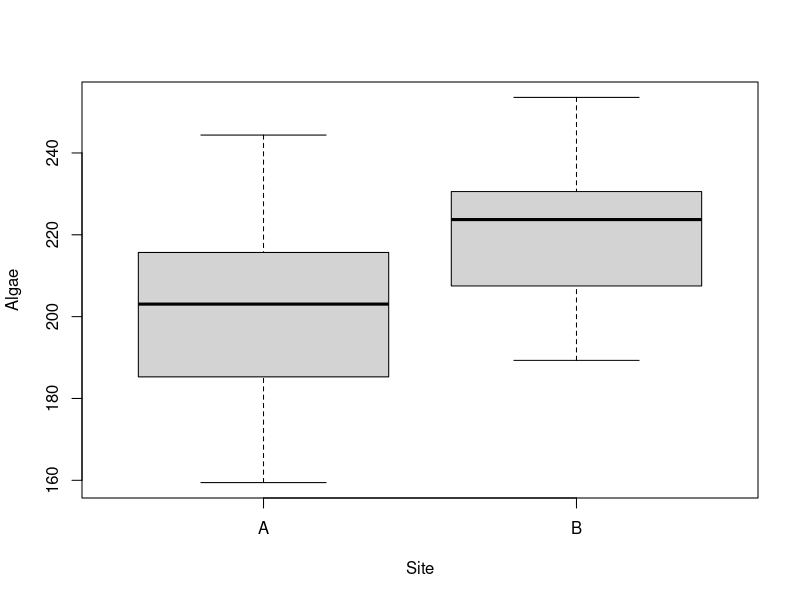
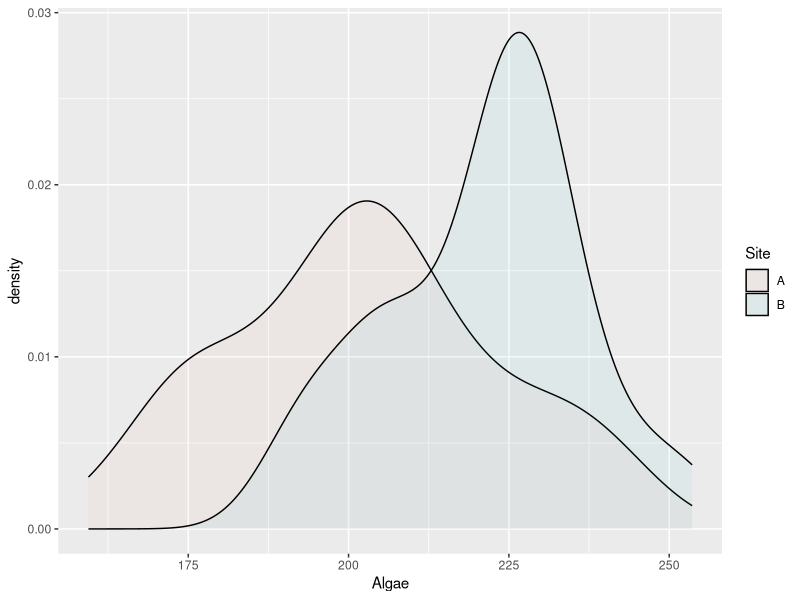

Generate these figures, in order, with R:
## ---- chunk 1
A <- rnorm(50,200,20)
A
B <- rnorm(50,220,20) 
B
## ---- chunk 2
data <- data.frame(Site = rep(c("A", "B"),each = 50),
                   Algae= c(A,B))
data
boxplot(Algae~Site,data=data)
outliers_A <- boxplot.stats(A)$out
outliers_A
outliers_B <- boxplot.stats(B)$out
outliers_B
data_selection <- data[!(data$Site == "A" & data$Algae %in% outliers_A) &
                     !(data$Site == "B" & data$Algae %in% outliers_B), ]
data_selection
## ---- chunk 3
library(ggplot2)
ggplot(data_selection, aes(x = Algae, fill = Site))+
  geom_density(alpha=0.05)
## ---- chunk 4
Sample_A <- rbinom(10,1,0.7)
Sample_A
Sample_B <- rbinom(10,1,0.5)
Sample_B
result_A <- sum(Sample_A) >= 7
result_A
result_B <- sum(Sample_B) >= 7
result_B
## ---- chunk 5
### Write your code here
## ---- chunk 6
list1 <- c(44.40, 47.70, 65.59, 50.71, 51.29, 67.15, 54.61, 37.35, 43.13, 45.54, 62.24, 53.60, 54.01, 51.11, 
           44.44, 67.87, 54.98, 30.33, 57.01, 45.27, 39.32, 47.82, 39.74, 42.71, 43.75, 33.13, 58.38, 51.53, 
           38.62, 62.54, 54.26, 47.05, 58.95, 58.78, 58.22, 56.89, 55.54, 49.38, 46.94, 46.20, 43.05, 47.92, 
           37.35, 71.69, 62.08, 38.77, 45.97, 45.33, 57.80, 49.17, 52.53, 49.71, 49.57, 63.69, 47.74, 65.16, 
           34.51, 55.85, 51.24, 52.16, 53.80, 44.98, 46.67, 39.81, 39.28, 53.04, 54.48, 50.53, 59.22, 70.50, 
           45.09, 26.91, 60.06, 42.91, 43.12, 60.26, 47.15, 37.79, 51.81, 48.61, 50.06, 53.85, 46.29, 56.44, 
           47.80, 53.32, 60.97, 54.35, 46.74, 61.49, 59.94, 55.48, 52.39, 43.72, 63.61, 44.00, 71.87, 65.33, 
           47.64, 39.74)

list2 <- c(44.34, 48.85, 41.30, 39.79, 30.73, 44.32, 33.23, 19.98, 39.30, 58.78, 36.37, 54.12, 20.73, 44.17, 
           52.79, 49.52, 46.59, 35.39, 32.25, 29.64, 46.76, 30.79, 37.64, 41.16, 72.66, 35.22, 48.53, 46.17, 
           30.57, 43.93, 66.67, 51.77, 45.62, 38.66, 14.20, 61.97, 23.09, 56.10, 73.64, 23.34, 55.53, 41.07, 
           21.42, 22.28, 20.98, 37.04, 23.07, 55.32, 76.50, 25.69, 56.82, 56.54, 49.98, 29.87, 43.21, 40.79, 
           53.44, 39.41, 59.65, 39.38, 60.79, 29.26, 26.10, 93.62, 38.75, 49.47, 54.55, 37.74, 52.75, 50.53, 
           41.77, 45.98, 44.49, 76.93, 33.88, 28.56, 45.57, 49.66, 51.55, 38.12, 29.05, 63.95, 39.76, 32.02, 
           41.46, 42.04, 61.65, 46.27, 56.31, 37.51, 48.22, 40.13, 46.42, 31.57, 25.34, 74.96, 54.01, 26.23, 
           35.83, 27.22)

## ---- chunk 7
### Write your code here
